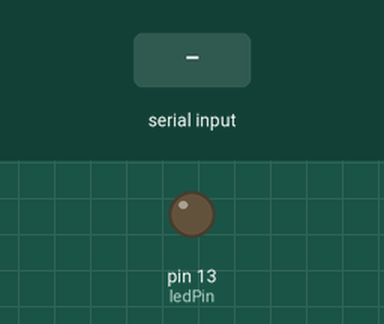
A sketch run on a simulated Arduino Uno, built with avr-gcc and run on an emulated ATmega328P. Shown: output pins drawn as LEDs (lit = HIGH). The inputs (shaded band) are chosen by the test bench.

Above: at 1.2 s.
1.3 s: "H" received over Serial
At 1.7 s:
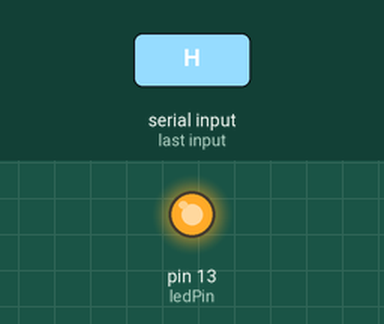
2.8 s: "L" received over Serial
At 4.1 s:
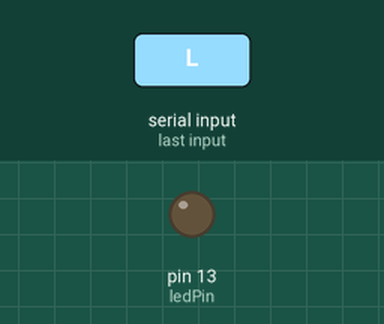
Timing chart, 0 to 5.8 s (numbered marks = the images above; inputs shaded):
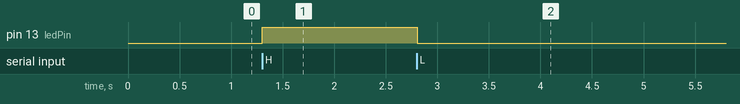

The sketch:

serial_oneValue_PtoA_arduino.ino
```cpp
// IMA NYU Shanghai
// Interaction Lab
// This code receives one value from Processing to Arduino


char valueFromProcessing;
int ledPin = 13;


void setup() {
  Serial.begin(9600);
  pinMode(ledPin, OUTPUT);
}


void loop() {
  // to receive a value from Processing
  while (Serial.available()) {
    valueFromProcessing = Serial.read();
  }

  if (valueFromProcessing == 'H') {
    digitalWrite(ledPin, HIGH);
  } else if (valueFromProcessing == 'L') {
    digitalWrite(ledPin, LOW);
  } else {
    // something esle
  }


  // too fast communication might cause some latency in Processing
  // this delay resolves the issue.
  delay(10);
}
```

Measured:
- after the input at 1.3 s, pin 13 (ledPin): LOW → HIGH at once
- after the input at 2.8 s, pin 13 (ledPin): HIGH → LOW at once
